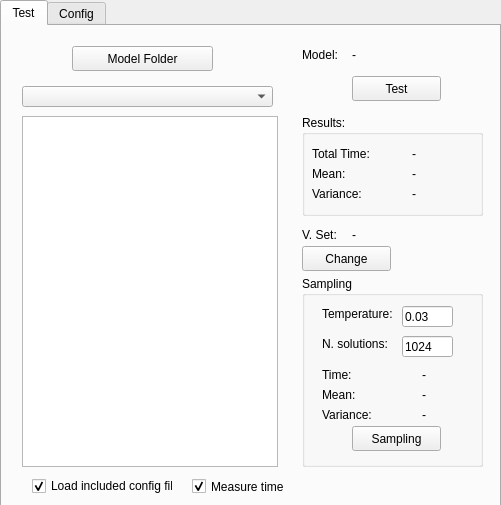
<?xml version="1.0" encoding="UTF-8"?>
<ui version="4.0">
 <class>loader</class>
 <widget class="QWidget" name="loader">
  <property name="geometry">
   <rect>
    <x>0</x>
    <y>0</y>
    <width>501</width>
    <height>505</height>
   </rect>
  </property>
  <property name="windowTitle">
   <string>loader</string>
  </property>
  <widget class="QTabWidget" name="tabWidget">
   <property name="geometry">
    <rect>
     <x>0</x>
     <y>0</y>
     <width>501</width>
     <height>511</height>
    </rect>
   </property>
   <property name="currentIndex">
    <number>0</number>
   </property>
   <widget class="QWidget" name="tab">
    <attribute name="title">
     <string>Test</string>
    </attribute>
    <widget class="QLabel" name="label">
     <property name="geometry">
      <rect>
       <x>300</x>
       <y>200</y>
       <width>51</width>
       <height>17</height>
      </rect>
     </property>
     <property name="text">
      <string>V. Set:</string>
     </property>
    </widget>
    <widget class="QComboBox" name="model_box">
     <property name="geometry">
      <rect>
       <x>20</x>
       <y>60</y>
       <width>251</width>
       <height>21</height>
      </rect>
     </property>
    </widget>
    <widget class="QPushButton" name="test_button">
     <property name="geometry">
      <rect>
       <x>350</x>
       <y>50</y>
       <width>89</width>
       <height>25</height>
      </rect>
     </property>
     <property name="text">
      <string>Test</string>
     </property>
    </widget>
    <widget class="QLabel" name="label_2">
     <property name="geometry">
      <rect>
       <x>300</x>
       <y>20</y>
       <width>51</width>
       <height>17</height>
      </rect>
     </property>
     <property name="text">
      <string>Model:</string>
     </property>
    </widget>
    <widget class="QPushButton" name="vali_butt">
     <property name="geometry">
      <rect>
       <x>300</x>
       <y>220</y>
       <width>89</width>
       <height>25</height>
      </rect>
     </property>
     <property name="text">
      <string>Change</string>
     </property>
    </widget>
    <widget class="QCheckBox" name="load_conf">
     <property name="geometry">
      <rect>
       <x>30</x>
       <y>450</y>
       <width>141</width>
       <height>20</height>
      </rect>
     </property>
     <property name="text">
      <string>Load included config file</string>
     </property>
     <property name="checked">
      <bool>true</bool>
     </property>
    </widget>
    <widget class="QLabel" name="set_name">
     <property name="geometry">
      <rect>
       <x>350</x>
       <y>200</y>
       <width>141</width>
       <height>17</height>
      </rect>
     </property>
     <property name="text">
      <string>-</string>
     </property>
    </widget>
    <widget class="QGroupBox" name="resultsBox">
     <property name="geometry">
      <rect>
       <x>300</x>
       <y>89</y>
       <width>181</width>
       <height>101</height>
      </rect>
     </property>
     <property name="title">
      <string>Results:</string>
     </property>
     <widget class="QLabel" name="label_3">
      <property name="geometry">
       <rect>
        <x>10</x>
        <y>30</y>
        <width>81</width>
        <height>17</height>
       </rect>
      </property>
      <property name="text">
       <string>Total Time:</string>
      </property>
     </widget>
     <widget class="QLabel" name="label_4">
      <property name="geometry">
       <rect>
        <x>10</x>
        <y>50</y>
        <width>81</width>
        <height>17</height>
       </rect>
      </property>
      <property name="text">
       <string>Mean:</string>
      </property>
     </widget>
     <widget class="QLabel" name="label_5">
      <property name="geometry">
       <rect>
        <x>10</x>
        <y>70</y>
        <width>81</width>
        <height>17</height>
       </rect>
      </property>
      <property name="text">
       <string>Variance:</string>
      </property>
     </widget>
     <widget class="QLabel" name="time">
      <property name="geometry">
       <rect>
        <x>110</x>
        <y>30</y>
        <width>67</width>
        <height>17</height>
       </rect>
      </property>
      <property name="text">
       <string>-</string>
      </property>
     </widget>
     <widget class="QLabel" name="Mean">
      <property name="geometry">
       <rect>
        <x>110</x>
        <y>50</y>
        <width>67</width>
        <height>17</height>
       </rect>
      </property>
      <property name="text">
       <string>-</string>
      </property>
     </widget>
     <widget class="QLabel" name="Var">
      <property name="geometry">
       <rect>
        <x>110</x>
        <y>70</y>
        <width>67</width>
        <height>17</height>
       </rect>
      </property>
      <property name="text">
       <string>-</string>
      </property>
     </widget>
    </widget>
    <widget class="QGroupBox" name="settingsBox">
     <property name="geometry">
      <rect>
       <x>300</x>
       <y>250</y>
       <width>181</width>
       <height>191</height>
      </rect>
     </property>
     <property name="title">
      <string>Sampling</string>
     </property>
     <widget class="QLineEdit" name="temp_box">
      <property name="geometry">
       <rect>
        <x>100</x>
        <y>30</y>
        <width>51</width>
        <height>21</height>
       </rect>
      </property>
      <property name="text">
       <string>0.03</string>
      </property>
     </widget>
     <widget class="QLabel" name="label_15">
      <property name="geometry">
       <rect>
        <x>20</x>
        <y>30</y>
        <width>91</width>
        <height>16</height>
       </rect>
      </property>
      <property name="text">
       <string>Temperature:</string>
      </property>
     </widget>
     <widget class="QPushButton" name="samples_butt">
      <property name="geometry">
       <rect>
        <x>50</x>
        <y>150</y>
        <width>89</width>
        <height>25</height>
       </rect>
      </property>
      <property name="text">
       <string>Sampling</string>
      </property>
     </widget>
     <widget class="QLabel" name="sample_mean">
      <property name="geometry">
       <rect>
        <x>120</x>
        <y>110</y>
        <width>67</width>
        <height>17</height>
       </rect>
      </property>
      <property name="text">
       <string>-</string>
      </property>
     </widget>
     <widget class="QLabel" name="label_16">
      <property name="geometry">
       <rect>
        <x>20</x>
        <y>110</y>
        <width>81</width>
        <height>17</height>
       </rect>
      </property>
      <property name="text">
       <string>Mean:</string>
      </property>
     </widget>
     <widget class="QLabel" name="sample_var">
      <property name="geometry">
       <rect>
        <x>120</x>
        <y>130</y>
        <width>67</width>
        <height>17</height>
       </rect>
      </property>
      <property name="text">
       <string>-</string>
      </property>
     </widget>
     <widget class="QLabel" name="label_17">
      <property name="geometry">
       <rect>
        <x>20</x>
        <y>130</y>
        <width>81</width>
        <height>17</height>
       </rect>
      </property>
      <property name="text">
       <string>Variance:</string>
      </property>
     </widget>
     <widget class="QLabel" name="sample_time">
      <property name="geometry">
       <rect>
        <x>120</x>
        <y>90</y>
        <width>67</width>
        <height>17</height>
       </rect>
      </property>
      <property name="text">
       <string>-</string>
      </property>
     </widget>
     <widget class="QLabel" name="label_18">
      <property name="geometry">
       <rect>
        <x>20</x>
        <y>90</y>
        <width>81</width>
        <height>17</height>
       </rect>
      </property>
      <property name="text">
       <string>Time:</string>
      </property>
     </widget>
     <widget class="QLabel" name="label_19">
      <property name="geometry">
       <rect>
        <x>20</x>
        <y>60</y>
        <width>91</width>
        <height>16</height>
       </rect>
      </property>
      <property name="text">
       <string>N. solutions:</string>
      </property>
     </widget>
     <widget class="QLineEdit" name="sample_num_solutions">
      <property name="geometry">
       <rect>
        <x>100</x>
        <y>60</y>
        <width>51</width>
        <height>21</height>
       </rect>
      </property>
      <property name="text">
       <string>1024</string>
      </property>
     </widget>
    </widget>
    <widget class="QLabel" name="model_text">
     <property name="geometry">
      <rect>
       <x>350</x>
       <y>20</y>
       <width>141</width>
       <height>17</height>
      </rect>
     </property>
     <property name="text">
      <string>-</string>
     </property>
    </widget>
    <widget class="QPushButton" name="model_butt">
     <property name="geometry">
      <rect>
       <x>70</x>
       <y>20</y>
       <width>141</width>
       <height>25</height>
      </rect>
     </property>
     <property name="text">
      <string>Model Folder</string>
     </property>
    </widget>
    <widget class="QListWidget" name="mod_time_list">
     <property name="geometry">
      <rect>
       <x>20</x>
       <y>90</y>
       <width>256</width>
       <height>351</height>
      </rect>
     </property>
    </widget>
    <widget class="QCheckBox" name="time_togg">
     <property name="geometry">
      <rect>
       <x>190</x>
       <y>450</y>
       <width>141</width>
       <height>21</height>
      </rect>
     </property>
     <property name="text">
      <string>Measure time</string>
     </property>
     <property name="checked">
      <bool>true</bool>
     </property>
    </widget>
   </widget>
   <widget class="QWidget" name="tab_2">
    <attribute name="title">
     <string>Config</string>
    </attribute>
    <widget class="QGroupBox" name="groupBox">
     <property name="geometry">
      <rect>
       <x>10</x>
       <y>10</y>
       <width>461</width>
       <height>451</height>
      </rect>
     </property>
     <property name="title">
      <string>Model Configuration</string>
     </property>
     <widget class="QLabel" name="label_6">
      <property name="geometry">
       <rect>
        <x>20</x>
        <y>40</y>
        <width>71</width>
        <height>16</height>
       </rect>
      </property>
      <property name="text">
       <string>Batch size:</string>
      </property>
     </widget>
     <widget class="QLabel" name="label_7">
      <property name="geometry">
       <rect>
        <x>20</x>
        <y>70</y>
        <width>91</width>
        <height>16</height>
       </rect>
      </property>
      <property name="text">
       <string>Num. depots:</string>
      </property>
     </widget>
     <widget class="QLabel" name="label_8">
      <property name="geometry">
       <rect>
        <x>20</x>
        <y>100</y>
        <width>81</width>
        <height>16</height>
       </rect>
      </property>
      <property name="text">
       <string>Num. Customers:</string>
      </property>
     </widget>
     <widget class="QLabel" name="label_9">
      <property name="geometry">
       <rect>
        <x>20</x>
        <y>130</y>
        <width>91</width>
        <height>16</height>
       </rect>
      </property>
      <property name="text">
       <string>Inter. dimension:</string>
      </property>
     </widget>
     <widget class="QLabel" name="label_10">
      <property name="geometry">
       <rect>
        <x>20</x>
        <y>250</y>
        <width>91</width>
        <height>16</height>
       </rect>
      </property>
      <property name="text">
       <string>Embed dimension:</string>
      </property>
     </widget>
     <widget class="QLabel" name="label_11">
      <property name="geometry">
       <rect>
        <x>20</x>
        <y>160</y>
        <width>91</width>
        <height>16</height>
       </rect>
      </property>
      <property name="text">
       <string>Valid Size:</string>
      </property>
     </widget>
     <widget class="QLabel" name="label_12">
      <property name="geometry">
       <rect>
        <x>20</x>
        <y>220</y>
        <width>81</width>
        <height>16</height>
       </rect>
      </property>
      <property name="text">
       <string>Normalization:</string>
      </property>
     </widget>
     <widget class="QLabel" name="label_13">
      <property name="geometry">
       <rect>
        <x>20</x>
        <y>190</y>
        <width>91</width>
        <height>16</height>
       </rect>
      </property>
      <property name="text">
       <string>Inner mask:</string>
      </property>
     </widget>
     <widget class="QLabel" name="label_14">
      <property name="geometry">
       <rect>
        <x>20</x>
        <y>280</y>
        <width>91</width>
        <height>16</height>
       </rect>
      </property>
      <property name="text">
       <string>Problem type:</string>
      </property>
     </widget>
     <widget class="QLineEdit" name="batch_size">
      <property name="geometry">
       <rect>
        <x>160</x>
        <y>40</y>
        <width>51</width>
        <height>21</height>
       </rect>
      </property>
     </widget>
     <widget class="QLineEdit" name="number_depots">
      <property name="geometry">
       <rect>
        <x>160</x>
        <y>70</y>
        <width>51</width>
        <height>21</height>
       </rect>
      </property>
     </widget>
     <widget class="QLineEdit" name="number_customers">
      <property name="geometry">
       <rect>
        <x>160</x>
        <y>100</y>
        <width>51</width>
        <height>21</height>
       </rect>
      </property>
     </widget>
     <widget class="QLineEdit" name="inter_dim">
      <property name="geometry">
       <rect>
        <x>160</x>
        <y>130</y>
        <width>51</width>
        <height>21</height>
       </rect>
      </property>
     </widget>
     <widget class="QLineEdit" name="valid_size">
      <property name="geometry">
       <rect>
        <x>160</x>
        <y>160</y>
        <width>51</width>
        <height>21</height>
       </rect>
      </property>
      <property name="text">
       <string>1000</string>
      </property>
     </widget>
     <widget class="QLineEdit" name="inner_mask">
      <property name="geometry">
       <rect>
        <x>160</x>
        <y>190</y>
        <width>51</width>
        <height>21</height>
       </rect>
      </property>
     </widget>
     <widget class="QLineEdit" name="embed_dim">
      <property name="geometry">
       <rect>
        <x>160</x>
        <y>250</y>
        <width>51</width>
        <height>21</height>
       </rect>
      </property>
     </widget>
     <widget class="QLineEdit" name="normalization">
      <property name="geometry">
       <rect>
        <x>160</x>
        <y>220</y>
        <width>51</width>
        <height>21</height>
       </rect>
      </property>
     </widget>
     <widget class="QLineEdit" name="type">
      <property name="geometry">
       <rect>
        <x>160</x>
        <y>280</y>
        <width>51</width>
        <height>21</height>
       </rect>
      </property>
     </widget>
    </widget>
   </widget>
  </widget>
 </widget>
 <resources/>
 <connections/>
 <slots>
  <slot>browseSlot()</slot>
 </slots>
</ui>
